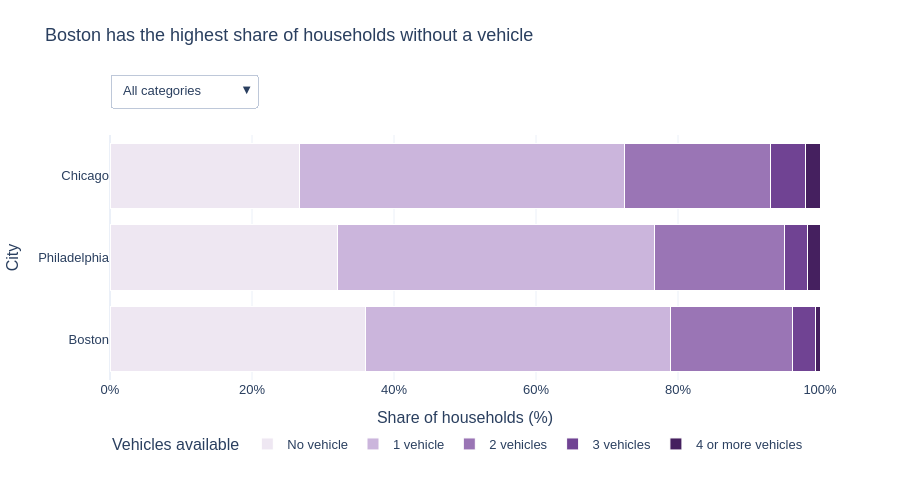

The cell this chart's notebook holds for it:
### Markdown cell above
## How many households live without a car?

This horizontal stacked bar chart compares the percentage of households with different numbers of vehicles in each city. I wanted to see how common it is for households to have no vehicle, since that connects to our question about public transit access. Using percentages makes it easier to compare cities with different numbers of households.

### Code cell
# Turned the city columns into rows, keeping the vehicle category as "label"
vehicle_long = vehicle_pct.reset_index().melt(
    id_vars='label', var_name='City', value_name='Percent')
counts_long = vehicle_counts.reset_index().melt(
    id_vars='label', var_name='City', value_name='Households')

# Match percentage with its respective household count so hovering shows both
vehicle_long = vehicle_long.merge(counts_long, on=['label', 'City'])

# Horizontal bars, with a different shade for each vehicle category
fig_vehicles = px.bar(
    vehicle_long, x='Percent', y='City', color='label', orientation='h',
    color_discrete_sequence=['#eee7f2', '#cbb5dc', '#9a75b5', '#704393', '#45205f'],
    category_orders={'City': cities, 'label': list(vehicle_pct.index)},
    labels={'Percent': 'Share of households (%)', 'label': 'Vehicles available'},
    hover_data={'Percent': ':.1f', 'Households': ':,.0f'},
    template='plotly_white', height=480
)

# Thin white borders help separate the stacked sections
fig_vehicles.update_traces(marker_line_color='white', marker_line_width=1)

fig_vehicles.update_layout(
    title='Boston has the highest share of households without a vehicle',
    # put the vehicle categories together in each citys bar
    barmode='stack', font={'family': 'Arial', 'size': 13},
    margin={'t': 135, 'b': 100}, legend={'orientation': 'h', 'y': -0.2} # Horizontal legend for horizontal bar chart
)

# Keep the percentage scale at 0–100, even when only one category is shown
fig_vehicles.update_xaxes(range=[0, 100], ticksuffix='%')

# Dropdown shows all 5 vehicle categories
buttons = [dict(label='All categories', method='update', args=[
    {'visible': [True] * 5},
    {'title.text': 'Boston has the highest share of households without a vehicle', 'showlegend': True}])]

# Make another dropdown option for each individual category
for i, category in enumerate(vehicle_pct.index):
    visible = [False] * 5
    visible[i] = True
    highest = vehicle_pct.loc[category].idxmax()
    title = f'{highest} has the highest share in the "{category.lower()}" category'
    # Update which category is visible and change the title to match
    buttons.append(dict(label=category, method='update', args=[
        {'visible': visible}, {'title.text': title, 'showlegend': False}]))

# Position the dropdown to the upper left of the plot
fig_vehicles.update_layout(updatemenus=[dict(
    buttons=buttons, x=0, y=1.25, xanchor='left', yanchor='top')])

# Format the title to be on top of the viz
fig_vehicles.update_layout(
    title_y=0.94,
    title_yanchor='top'
)

# Disable axes scaling so there's no accidental rescaling when interacting
fig_vehicles.update_xaxes(fixedrange=True)
fig_vehicles.update_yaxes(fixedrange=True)

# Show plot with no unecessary toolbar or zoom
fig_vehicles.show(config={'displayModeBar': False, 'scrollZoom': False})

### Figure 1 — Plotly figure (JSON) as saved in the notebook; plotly's stock layout.template omitted (floating-point values rounded to 4 significant figures)
{"data": [{"customdata": [[315529], [227448], [104941]], "hovertemplate": "Vehicles available=No vehicle<br>Share of households (%)=%{x:.1f}<br>City=%{y}<br>Households=%{customdata[0]:,.0f}<extra></extra>", "legendgroup": "No vehicle", "marker": {"color": "#eee7f2", "line": {"color": "white", "width": 1}, "pattern": {"shape": ""}}, "name": "No vehicle", "orientation": "h", "showlegend": true, "textposition": "auto", "type": "bar", "x": [26.67, 32.03, 36.03], "xaxis": "x", "y": ["Chicago", "Philadelphia", "Boston"], "yaxis": "y"}, {"customdata": [[540959], [316811], [124851]], "hovertemplate": "Vehicles available=1 vehicle<br>Share of households (%)=%{x:.1f}<br>City=%{y}<br>Households=%{customdata[0]:,.0f}<extra></extra>", "legendgroup": "1 vehicle", "marker": {"color": "#cbb5dc", "line": {"color": "white", "width": 1}, "pattern": {"shape": ""}}, "name": "1 vehicle", "orientation": "h", "showlegend": true, "textposition": "auto", "type": "bar", "x": [45.73, 44.61, 42.86], "xaxis": "x", "y": ["Chicago", "Philadelphia", "Boston"], "yaxis": "y"}, {"customdata": [[243470], [130088], [50153]], "hovertemplate": "Vehicles available=2 vehicles<br>Share of households (%)=%{x:.1f}<br>City=%{y}<br>Households=%{customdata[0]:,.0f}<extra></extra>", "legendgroup": "2 vehicles", "marker": {"color": "#9a75b5", "line": {"color": "white", "width": 1}, "pattern": {"shape": ""}}, "name": "2 vehicles", "orientation": "h", "showlegend": true, "textposition": "auto", "type": "bar", "x": [20.58, 18.32, 17.22], "xaxis": "x", "y": ["Chicago", "Philadelphia", "Boston"], "yaxis": "y"}, {"customdata": [[58641], [23767], [9404]], "hovertemplate": "Vehicles available=3 vehicles<br>Share of households (%)=%{x:.1f}<br>City=%{y}<br>Households=%{customdata[0]:,.0f}<extra></extra>", "legendgroup": "3 vehicles", "marker": {"color": "#704393", "line": {"color": "white", "width": 1}, "pattern": {"shape": ""}}, "name": "3 vehicles", "orientation": "h", "showlegend": true, "textposition": "auto", "type": "bar", "x": [4.957, 3.346, 3.229], "xaxis": "x", "y": ["Chicago", "Philadelphia", "Boston"], "yaxis": "y"}, {"customdata": [[24463], [12096], [1922]], "hovertemplate": "Vehicles available=4 or more vehicles<br>Share of households (%)=%{x:.1f}<br>City=%{y}<br>Households=%{customdata[0]:,.0f}<extra></extra>", "legendgroup": "4 or more vehicles", "marker": {"color": "#45205f", "line": {"color": "white", "width": 1}, "pattern": {"shape": ""}}, "name": "4 or more vehicles", "orientation": "h", "showlegend": true, "textposition": "auto", "type": "bar", "x": [2.068, 1.703, 0.6599], "xaxis": "x", "y": ["Chicago", "Philadelphia", "Boston"], "yaxis": "y"}], "layout": {"barmode": "stack", "font": {"family": "Arial", "size": 13}, "height": 480, "legend": {"orientation": "h", "title": {"text": "Vehicles available"}, "tracegroupgap": 0, "y": -0.2}, "margin": {"b": 100, "t": 135}, "title": {"text": "Boston has the highest share of households without a vehicle", "y": 0.94, "yanchor": "top"}, "updatemenus": [{"buttons": [{"args": [{"visible": [true, true, true, true, true]}, {"showlegend": true, "title.text": "Boston has the highest share of households without a vehicle"}], "label": "All categories", "method": "update"}, {"args": [{"visible": [true, false, false, false, false]}, {"showlegend": false, "title.text": "Boston has the highest share in the \"no vehicle\" category"}], "label": "No vehicle", "method": "update"}, {"args": [{"visible": [false, true, false, false, false]}, {"showlegend": false, "title.text": "Chicago has the highest share in the \"1 vehicle\" category"}], "label": "1 vehicle", "method": "update"}, {"args": [{"visible": [false, false, true, false, false]}, {"showlegend": false, "title.text": "Chicago has the highest share in the \"2 vehicles\" category"}], "label": "2 vehicles", "method": "update"}, {"args": [{"visible": [false, false, false, true, false]}, {"showlegend": false, "title.text": "Chicago has the highest share in the \"3 vehicles\" category"}], "label": "3 vehicles", "method": "update"}, {"args": [{"visible": [false, false, false, false, true]}, {"showlegend": false, "title.text": "Chicago has the highest share in the \"4 or more vehicles\" category"}], "label": "4 or more vehicles", "method": "update"}], "x": 0, "xanchor": "left", "y": 1.25, "yanchor": "top"}], "xaxis": {"anchor": "y", "domain": [0, 1], "fixedrange": true, "range": [0, 100], "ticksuffix": "%", "title": {"text": "Share of households (%)"}}, "yaxis": {"anchor": "x", "categoryarray": ["Boston", "Philadelphia", "Chicago"], "categoryorder": "array", "domain": [0, 1], "fixedrange": true, "title": {"text": "City"}}}}
